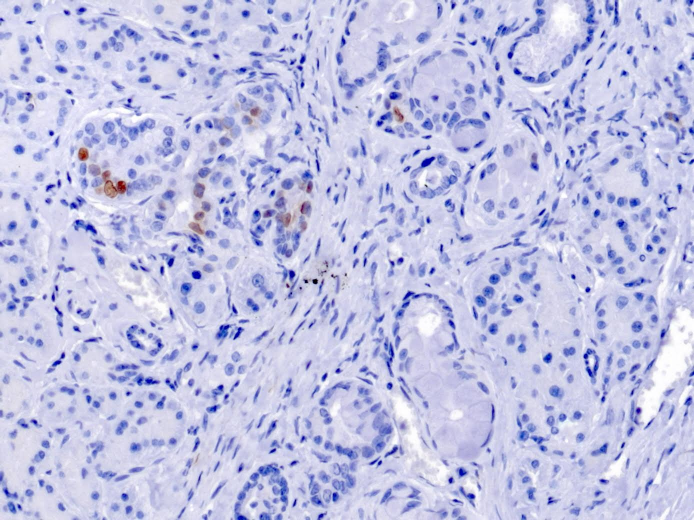
#> input picture 11.jpg, 1388 x 1040 px (shown at 1/2 size)
$ python cell_thres.py
#> lines starting #> are read from the running program, lines starting #| are printed output that depends on the picture; after the words box and inside, x2 and y2 are one past the last pixel; in counts of white or black regions, pixels touching at a corner belong together
import cv2
import numpy as np


img = cv2.imread('11.jpg')
#> img is the input picture: shape (1040, 1388, 3); mean B, G, R 227.5, 194.1, 192.4
height, width=img.shape[:2]
#> height = 1040; width = 1388
img=cv2.resize(img,(width//2 ,height//2))
#> img: shape (520, 694, 3)
img2=cv2.cvtColor(img,cv2.COLOR_BGR2GRAY)
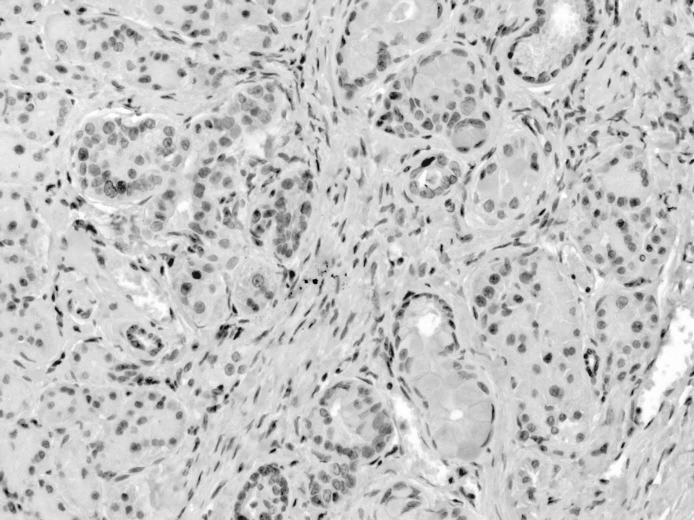
#> img2: shape (520, 694); min 1, max 255, mean 197.5

kernel = np.ones((3,3),np.uint8)


while(1):

	# Convert BGR to HSV

	hsv = cv2.cvtColor(img, cv2.COLOR_BGR2HSV)
#> hsv: shape (520, 694, 3); mean H, S, V 118.8, 42.4, 227.7
	# define range of blue color in HSV
	lower_blue = np.array([100,0,0])
	upper_blue = np.array([140,255,255])
	lower_wh = np.array([0,0,80])
	upper_wh = np.array([360,35,255])
	# Threshold the HSV image to get only blue colors
	mask_B = cv2.inRange(hsv, lower_blue, upper_blue)
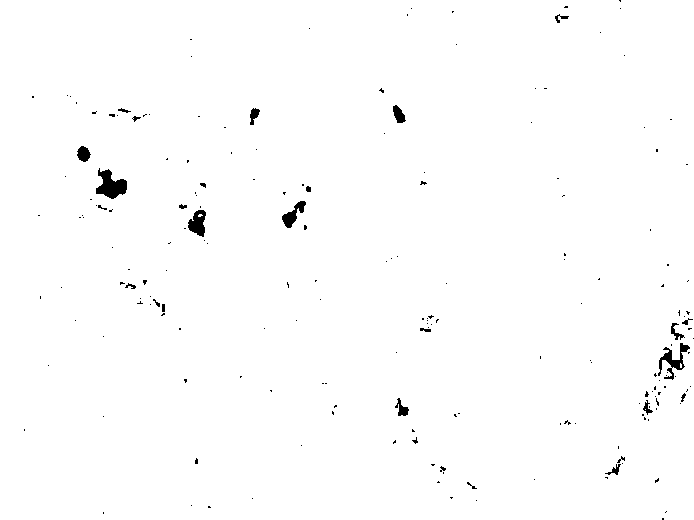
#> mask_B: shape (520, 694); 99.1% white; 194 black regions (168 under 20 px), largest, box (x1, y1, x2, y2) and area: (96, 168, 127, 199) 545, (658, 343, 690, 380) 385, (188, 210, 206, 237) 314
	mask_W = cv2.inRange(hsv, lower_wh, upper_wh)
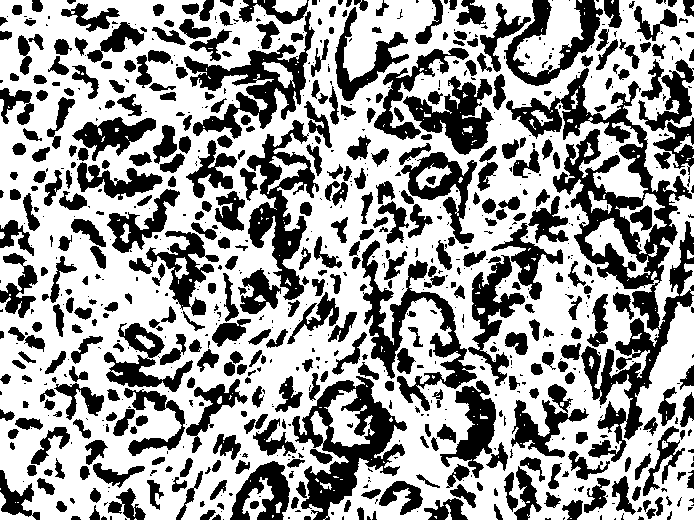
#> mask_W: shape (520, 694); 61% white; 856 black regions (437 under 20 px), largest, box (x1, y1, x2, y2) and area: (506, 68, 694, 462) 16830, (292, 376, 407, 520) 6142, (362, 240, 477, 411) 4993


	# Bitwise-AND mask and original image
	mask_B=cv2.erode(mask_B,kernel,3)
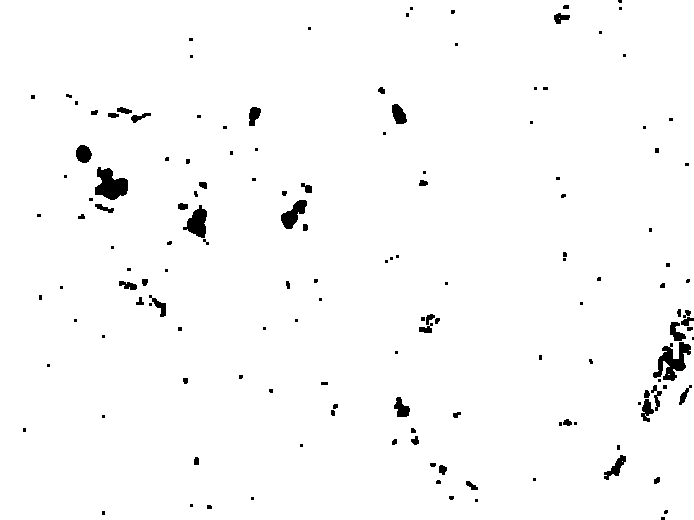
#> mask_B: shape (520, 694); 98.1% white; 145 black regions (88 under 20 px), largest, box (x1, y1, x2, y2) and area: (653, 342, 691, 381) 714, (95, 167, 128, 200) 698, (183, 205, 207, 238) 451
	mask_W=cv2.erode(mask_W,kernel,3)
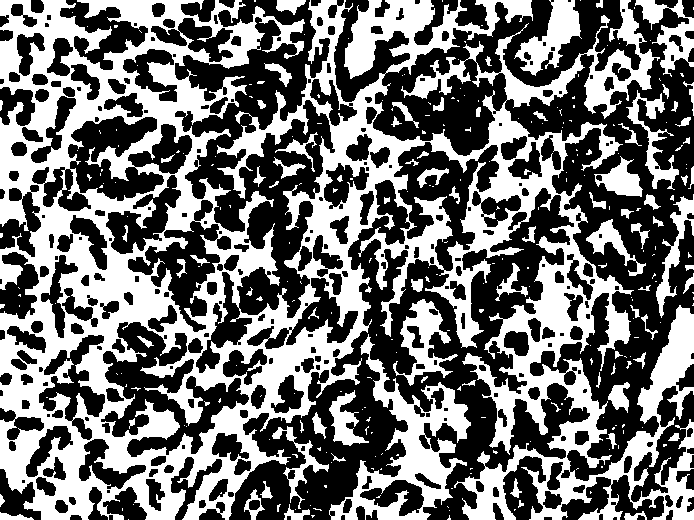
#> mask_W: shape (520, 694); 44.4% white; 291 white regions (204 under 20 px), largest, box (x1, y1, x2, y2) and area: (0, 0, 694, 520) 133250, (329, 334, 471, 520) 7460, (514, 0, 582, 76) 2141

	mask=mask_B+mask_W
	mask=cv2.medianBlur(mask,5)
	cv2.imshow('res1',mask)


	mask_fin=mask

	res = cv2.bitwise_and(img,img, mask= mask)
	res=img-res
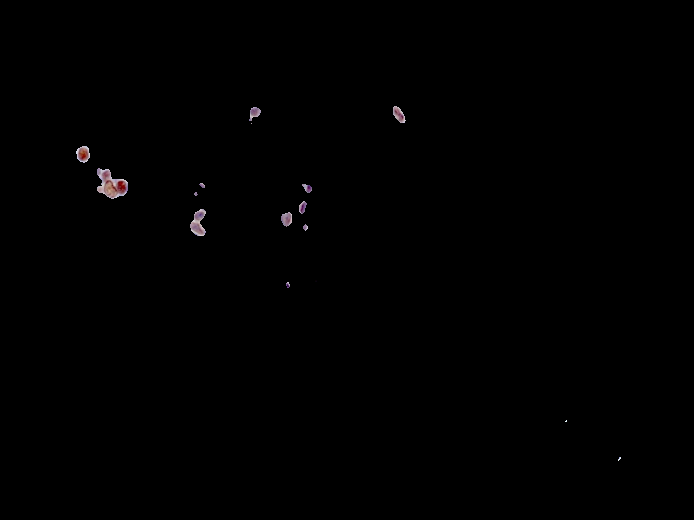
#> res: shape (520, 694, 3); mean B, G, R 0.6, 0.6, 0.7


	lower_brown = np.array([75,0,0])
	upper_brown = np.array([185,255,255])
	mask = cv2.inRange(res, lower_brown, upper_brown)
#> mask: shape (520, 694); 0.34% white; 15 white regions (7 under 20 px), largest, box (x1, y1, x2, y2) and area: (97, 168, 128, 198) 421, (190, 209, 206, 236) 229, (281, 213, 292, 227) 113
	mask=cv2.dilate(mask,kernel,iterations = 2)
#> mask: shape (520, 694); 0.78% white; 12 white regions, largest, box (x1, y1, x2, y2) and area: (95, 166, 130, 200) 809, (188, 207, 208, 238) 454, (76, 145, 91, 163) 244
	mask=cv2.medianBlur(mask,5)
#> mask: shape (520, 694); 0.75% white; 11 white regions, largest, box (x1, y1, x2, y2) and area: (95, 166, 130, 200) 806, (188, 207, 208, 238) 447, (76, 145, 91, 163) 238
	mask=cv2.erode(mask,kernel,iterations = 1)
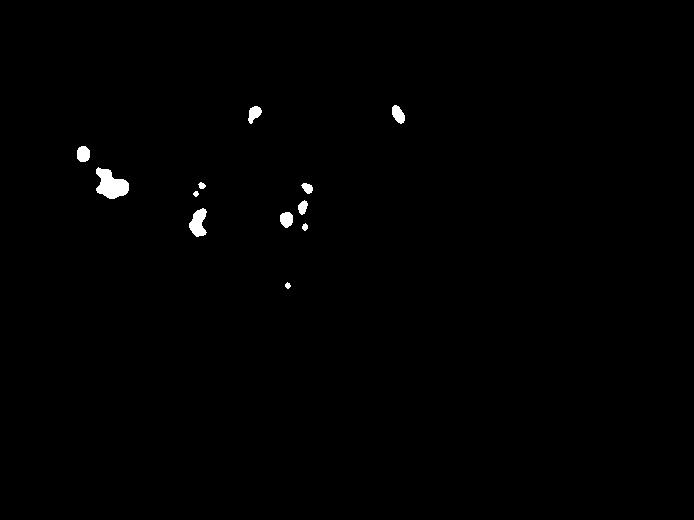
#> mask: shape (520, 694); 0.55% white; 12 white regions, largest, box (x1, y1, x2, y2) and area: (96, 167, 129, 199) 662, (189, 208, 207, 237) 339, (77, 146, 90, 162) 176

	res = cv2.bitwise_and(img,img, mask= mask)


	cv2.imshow('frame',img)
	cv2.imshow('mask',mask)
	cv2.imshow('res',res)
	cv2.imwrite('org.jpg',img)
	cv2.imwrite('result.jpg',res)
	k = cv2.waitKey(5) & 0xFF
#> (key Esc is pressed here)
	if k == 27:
		break

cv2.destroyAllWindows()

$ run again, with 4.jpg copied over 11.jpg
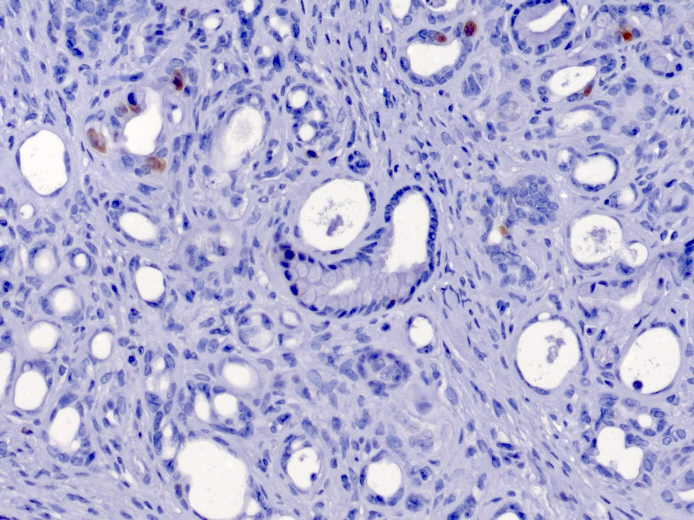
#> input picture 4.jpg, 1388 x 1040 px (shown at 1/2 size)
#> img is the input picture: shape (1040, 1388, 3); mean B, G, R 212.2, 177.5, 179.3
#> img: shape (520, 694, 3)
#> hsv: shape (520, 694, 3); mean H, S, V 114.7, 46, 212.8
#> `mask_B = cv2.inRange(hsv, lower_blue, upper_blue)`:
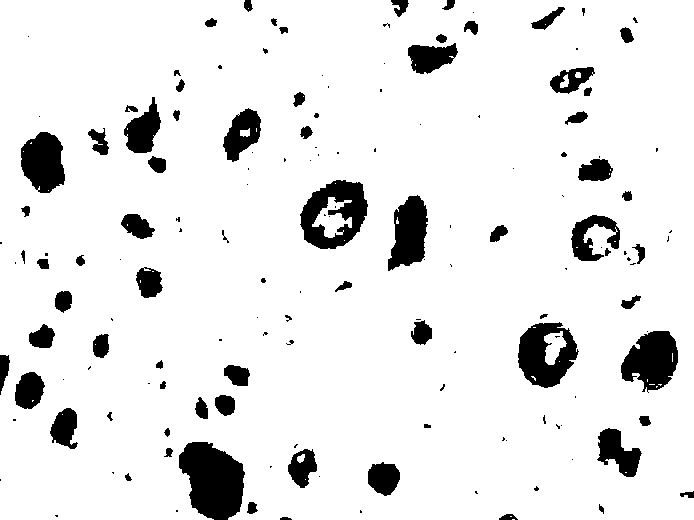
#> mask_B: shape (520, 694); 90.7% white; 155 black regions (79 under 20 px), largest, box (x1, y1, x2, y2) and area: (179, 442, 245, 520) 3721, (300, 180, 368, 249) 2704, (518, 322, 579, 388) 2454
#> `mask=cv2.erode(mask,kernel,iterations = 1)`:
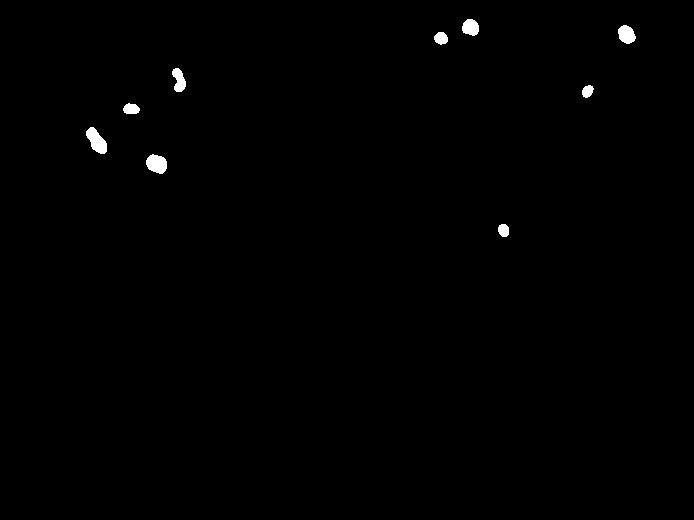
#> mask: shape (520, 694); 0.52% white; 9 white regions, largest, box (x1, y1, x2, y2) and area: (86, 127, 107, 154) 340, (146, 154, 167, 174) 314, (618, 25, 636, 44) 250
